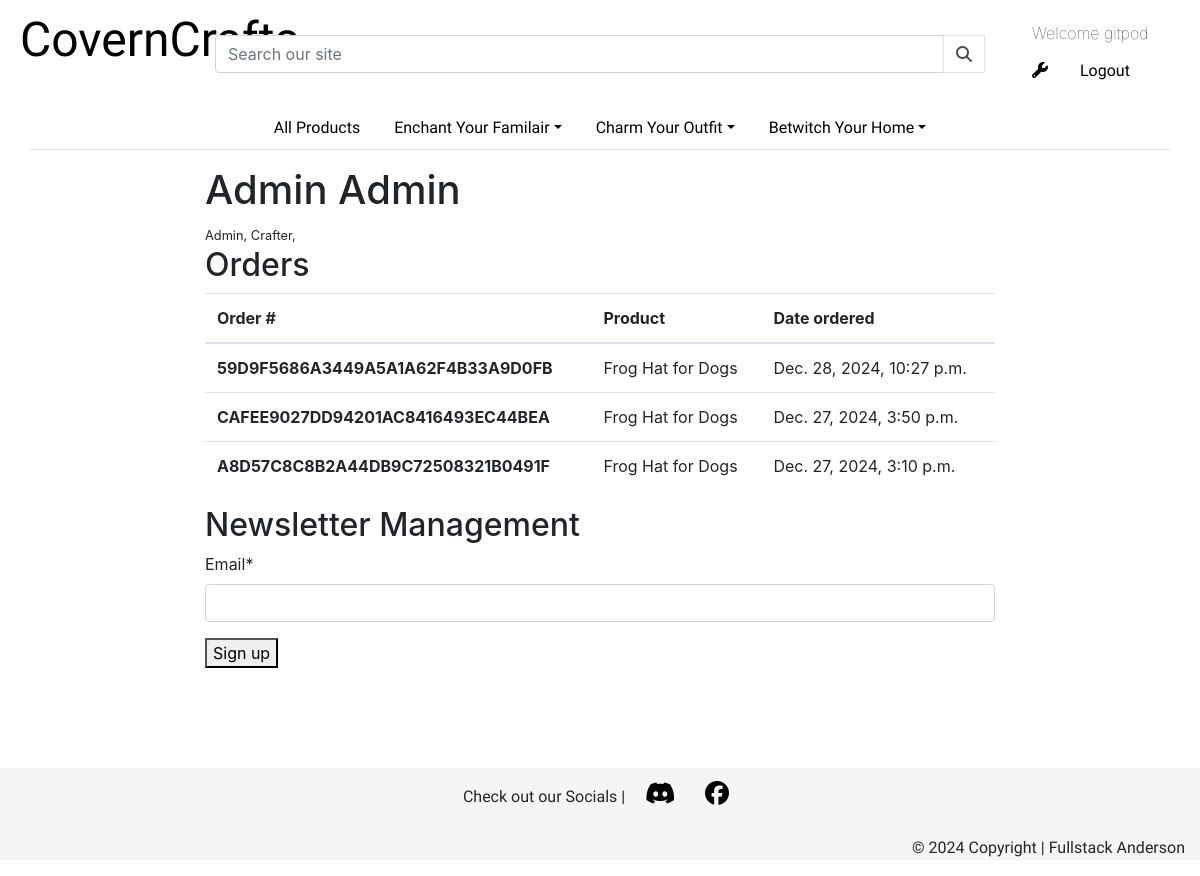
/profile/1/ (signed in), run on an earlier commit of the app's database.
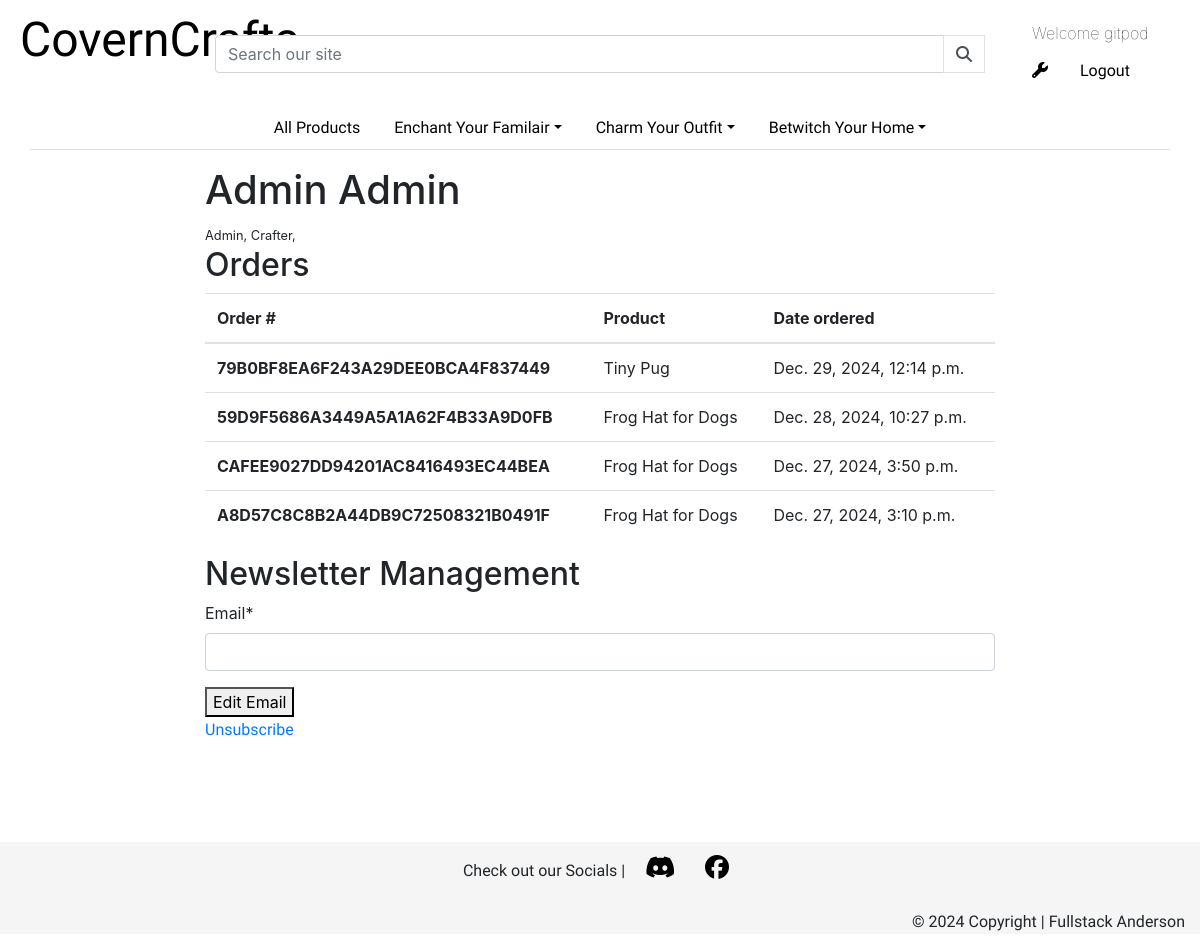
And on a later commit of the database.
### checkout/models.py (models this page shows, shortened)
class Order(models.Model):
    order_number = models.CharField(max_length=32, null=False, editable=False)
    customer = models.ForeignKey(
        User, null=True, blank=True, on_delete=models.SET_NULL, related_name="customer",
    )
    product = models.ForeignKey(Product, null=False, blank=False, on_delete=models.PROTECT,)
    full_name = models.CharField(max_length=50, null=False, blank=False)
    email = models.EmailField(max_length=254, null=False, blank=False)
    phone_number = models.CharField(max_length=20, null=False, blank=False)
    country = models.CharField(max_length=40, null=False, blank=False)
    postcode = models.CharField(max_length=20, null=True, blank=False)
    town_or_city = models.CharField(max_length=40, null=False, blank=False)
    street_address1 = models.CharField(max_length=80, null=False, blank=False)
    street_address2 = models.CharField(max_length=80, null=True, blank=True)
    county = models.CharField(max_length=80, null=True, blank=True)
    date = models.DateTimeField(auto_now_add=True)
    customisation = models.TextField(max_length=500, null=True, blank=True)
    delivery_cost = models.DecimalField(max_digits=6, decimal_places=2, null=False, default=0)
    order_cost = models.DecimalField(max_digits=10, decimal_places=2, null=False, default=0)
    grand_total = models.DecimalField(max_digits=10, decimal_places=2, null=False, default=0)

### products/models.py (models this page shows, shortened)
class Product(models.Model):
    category = models.ForeignKey('Category', null=True, blank=True, on_delete=models.SET_NULL)
    sku = models.CharField(max_length=254, null=True, blank=True)
    name = models.CharField(max_length=254)
    description = models.TextField()
    dimension = models.TextField()
    cost = models.DecimalField(max_digits=6, decimal_places=2)
    craft_time = models.IntegerField(validators=[MinValueValidator(1), MaxValueValidator(40)])
    image = CloudinaryField('image', default='placeholder')
    created_on = models.DateTimeField(auto_now_add=True)
    updated_on = models.DateTimeField(auto_now=True)
    deleted_on = models.DateTimeField(null=True, blank=True)

### users/views.py (the view)
# urls.py: path('profile/<int:id>/', views.profile_detail, name='profile_detail'),
@login_required
def profile_detail(request, id):
    query = Profile.objects.all()
    profile = get_object_or_404(query, auth_user_id=id)
    profile_id = profile.auth_user_id
    orders = Order.objects.filter(customer=profile_id).order_by('-date')
    already_regsistered = False
    already_regsistered_id = 0
    newsletter_recipients = Newsletter.objects.all().order_by('-subscribed_on')
    for recipient in newsletter_recipients:
        if recipient.profile.pk == profile.auth_user.pk:
            already_regsistered_id = recipient.pk
            already_regsistered = True
    if request.method == 'POST':
        form_data = {
            'email': request.POST['email'],
            'profile': profile_id
        }
        form = NewsletterSignupForm(form_data)
        if already_regsistered:
            form = NewsletterSignupForm(form_data, instance=newsletter_recipients.get(pk=already_regsistered_id))
            form.save()
            messages.success(request, "Email updated successfully.")
            return HttpResponseRedirect(request.path_info)
        elif form.is_valid():
            form.save()
            messages.success(request, "Thank you for subscribing!")
            return HttpResponseRedirect(request.path_info)
        else:
            messages.error(request, "Something went wrong, please contact us if the issue persists")
    else:
        if profile_id == request.user.id:
            form = NewsletterSignupForm()
            context = {
                'profile': profile,
                'orders': orders,
                'form': form,
                'already_regsistered': already_regsistered,
                'already_regsistered_id': already_regsistered_id
            }
            return render(
                request,
                'users/profile_detail.html',
                context
            )
        else:
            messages.warning(request, f'You do not have permission to access this page')
            return redirect(reverse('product_all'))

### users/forms.py
class NewsletterSignupForm(forms.ModelForm):
    class Meta:
        model = Newsletter
        fields = ['email','profile']
    def __init__(self, *args, **kwargs):
        super().__init__(*args, **kwargs)
        self.fields['profile'].widget.attrs['type'] = 'hidden'

### users/templates/users/profile_detail.html (shortened to what this page needs)
{% extends "base.html" %}
{% block content %}
<div class="row mt-3 justify-content-center">
  <div class="col-8">
    <h1>{{ profile.full_name }}</h1>
    {% if profile.is_admin == True %}
    <span class="small">Admin, </span>
    {% endif %}
    {% if profile.is_crafter == True %}
    <span class="small">Crafter, </span>
    {% endif %}
    <h2>Orders</h2>
    <table class="table">
      <thead>
        <tr>
          <th scope="col">Order #</th>
          <th scope="col">Product</th>
          <th scope="col">Date ordered</th>
        </tr>
      </thead>
      <tbody>
        {% for order in orders %}
        <tr>
          <th scope="row">{{ order.order_number }}</th>
          <td>{{ order.product.name }}</td>
          <td>{{order.date}}</td>
        </tr>
        {% endfor %}
      </tbody>
    </table>
    <h2>Newsletter Management</h2>
    {% if already_regsistered == True  %}
      <form method="post">
        {{ form.email | as_crispy_field }}
        <button type="submit">Edit Email</button>
      </form>
      <a href="{% url 'newsletter_delete' already_regsistered_id %}">Unsubscribe</a>
    {% else %}
    <form method="post">
        {{ form.email | as_crispy_field }}
        <button type="submit">Sign up</button>
    </form>
    {% endif %}
  </div>
</div>
{% endblock content %}

What changed in the data, as far as the page shows it:
added Order: order_number "79B0BF8EA6F243A29DEE0BCA4F837449", product.name "Tiny Pug", date "Dec. 29, 2024, 12:14 p.m."
Also different on the page:
text no longer shown: "Sign up"
text now shown: "Edit Email Unsubscribe"
